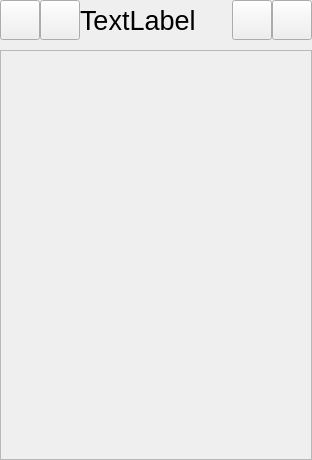
    <widget class="QWidget" name="events_view" native="true">
     <property name="sizePolicy">
      <sizepolicy hsizetype="MinimumExpanding" vsizetype="MinimumExpanding">
       <horstretch>0</horstretch>
       <verstretch>0</verstretch>
      </sizepolicy>
     </property>
     <property name="minimumSize">
      <size>
       <width>312</width>
       <height>460</height>
      </size>
     </property>
     <property name="maximumSize">
      <size>
       <width>350</width>
       <height>460</height>
      </size>
     </property>
     <layout class="QVBoxLayout" name="events_view_container">
      <property name="spacing">
       <number>10</number>
      </property>
      <property name="leftMargin">
       <number>0</number>
      </property>
      <property name="topMargin">
       <number>0</number>
      </property>
      <property name="rightMargin">
       <number>0</number>
      </property>
      <property name="bottomMargin">
       <number>0</number>
      </property>
      <item>
       <widget class="QWidget" name="event_navigation" native="true">
        <layout class="QHBoxLayout" name="date_nav_container">
         <property name="spacing">
          <number>0</number>
         </property>
         <property name="leftMargin">
          <number>0</number>
         </property>
         <property name="topMargin">
          <number>0</number>
         </property>
         <property name="rightMargin">
          <number>0</number>
         </property>
         <property name="bottomMargin">
          <number>0</number>
         </property>
         <item>
          <widget class="QPushButton" name="prev_day">
           <property name="minimumSize">
            <size>
             <width>30</width>
             <height>40</height>
            </size>
           </property>
           <property name="text">
            <string/>
           </property>
           <property name="icon">
            <iconset>
             <normalon>:/icons/arrows/arrow_left_dark.svg</normalon>
            </iconset>
           </property>
           <property name="iconSize">
            <size>
             <width>23</width>
             <height>23</height>
            </size>
           </property>
          </widget>
         </item>
         <item>
          <widget class="QPushButton" name="next_day">
           <property name="minimumSize">
            <size>
             <width>30</width>
             <height>40</height>
            </size>
           </property>
           <property name="text">
            <string/>
           </property>
           <property name="icon">
            <iconset>
             <normalon>:/icons/arrows/arrow_right_dark.svg</normalon>
            </iconset>
           </property>
           <property name="iconSize">
            <size>
             <width>23</width>
             <height>23</height>
            </size>
           </property>
          </widget>
         </item>
         <item>
          <widget class="QLabel" name="date_label">
           <property name="sizePolicy">
            <sizepolicy hsizetype="MinimumExpanding" vsizetype="Preferred">
             <horstretch>0</horstretch>
             <verstretch>0</verstretch>
            </sizepolicy>
           </property>
           <property name="minimumSize">
            <size>
             <width>0</width>
             <height>40</height>
            </size>
           </property>
           <property name="font">
            <font>
             <family>Arial</family>
             <pointsize>20</pointsize>
            </font>
           </property>
           <property name="text">
            <string>TextLabel</string>
           </property>
          </widget>
         </item>
         <item>
          <widget class="QPushButton" name="calendar_view">
           <property name="minimumSize">
            <size>
             <width>40</width>
             <height>40</height>
            </size>
           </property>
           <property name="text">
            <string/>
           </property>
           <property name="icon">
            <iconset resource="../../assets/rss.qrc">
             <normaloff>:/icons/calendar/calendar_search_dark.svg</normaloff>
             <activeoff>:/icons/calendar/calendar_search_red.svg</activeoff>
             <selectedoff>:/icons/calendar/calendar_search_red.svg</selectedoff>:/icons/calendar/calendar_search_dark.svg</iconset>
           </property>
           <property name="iconSize">
            <size>
             <width>23</width>
             <height>23</height>
            </size>
           </property>
          </widget>
         </item>
         <item>
          <widget class="QPushButton" name="filter_button">
           <property name="minimumSize">
            <size>
             <width>40</width>
             <height>40</height>
            </size>
           </property>
           <property name="text">
            <string/>
           </property>
           <property name="icon">
            <iconset resource="../../assets/rss.qrc">
             <normaloff>:/icons/calendar/events/filter/filter_add_dark.svg</normaloff>
             <normalon>:/icons/calendar/events/filter/filter_edit_dark.svg</normalon>
             <disabledoff>:/icons/calendar/events/filter/filter_add_grey.svg</disabledoff>
             <disabledon>:/icons/calendar/events/filter/filter_edit_grey.svg</disabledon>
             <activeoff>:/icons/calendar/events/filter/filter_add_red.svg</activeoff>
             <activeon>:/icons/calendar/events/filter/filter_edit_red.svg</activeon>
             <selectedoff>:/icons/calendar/events/filter/filter_add_red.svg</selectedoff>
             <selectedon>:/icons/calendar/events/filter/filter_edit_red.svg</selectedon>:/icons/calendar/events/filter/filter_add_dark.svg</iconset>
           </property>
           <property name="iconSize">
            <size>
             <width>23</width>
             <height>23</height>
            </size>
           </property>
          </widget>
         </item>
        </layout>
       </widget>
      </item>
      <item>
       <widget class="QScrollArea" name="event_list_wrapper">
        <property name="minimumSize">
         <size>
          <width>312</width>
          <height>0</height>
         </size>
        </property>
        <property name="maximumSize">
         <size>
          <width>350</width>
          <height>16777215</height>
         </size>
        </property>
        <property name="lineWidth">
         <number>0</number>
        </property>
        <property name="horizontalScrollBarPolicy">
         <enum>Qt::ScrollBarPolicy::ScrollBarAlwaysOff</enum>
        </property>
        <property name="sizeAdjustPolicy">
         <enum>QAbstractScrollArea::SizeAdjustPolicy::AdjustToContents</enum>
        </property>
        <property name="widgetResizable">
         <bool>true</bool>
        </property>
        <widget class="EventList" name="event_list">
         <property name="geometry">
          <rect>
           <x>0</x>
           <y>0</y>
           <width>348</width>
           <height>408</height>
          </rect>
         </property>
         <property name="minimumSize">
          <size>
           <width>340</width>
           <height>0</height>
          </size>
         </property>
        </widget>
       </widget>
      </item>
     </layout>
    </widget>
